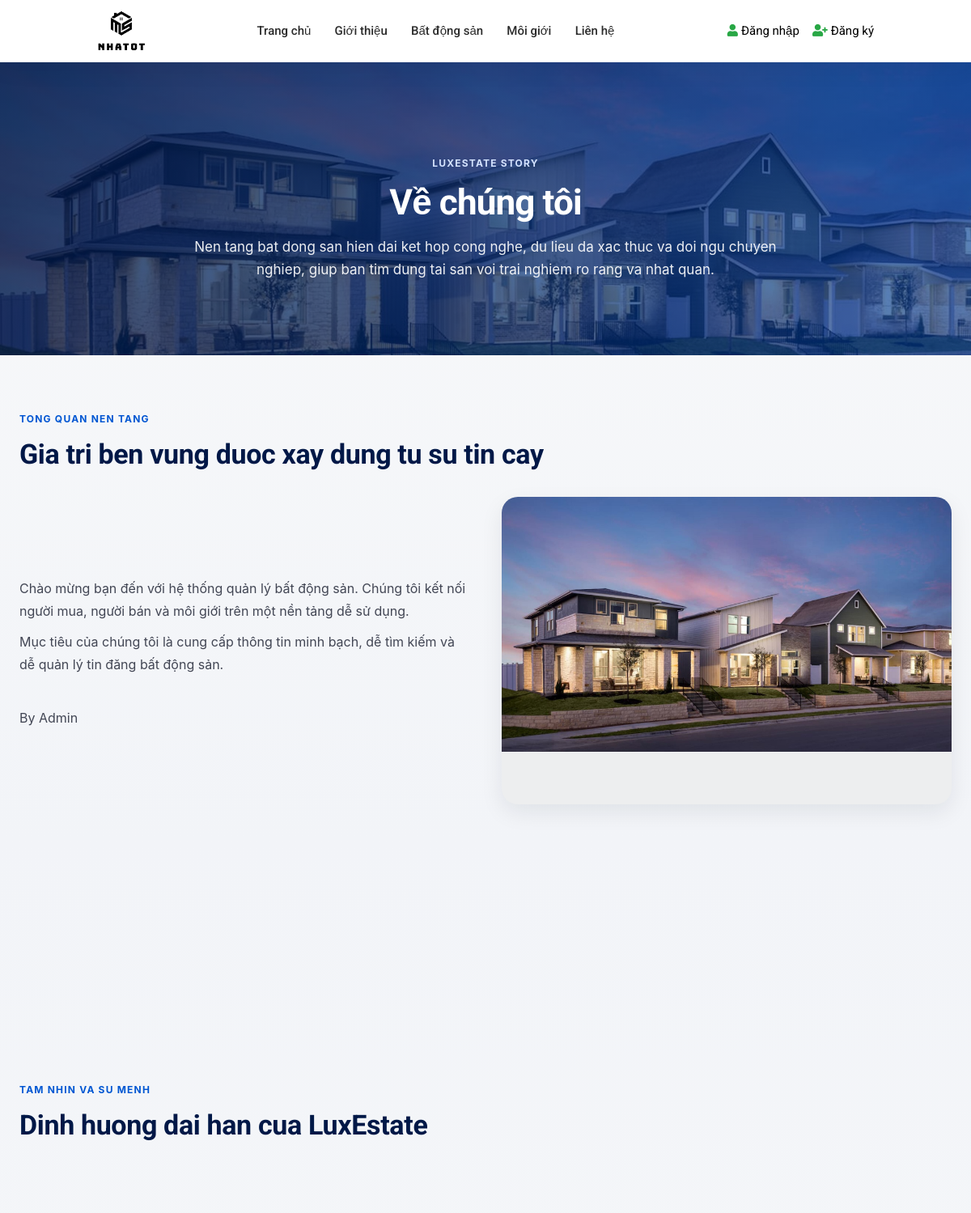
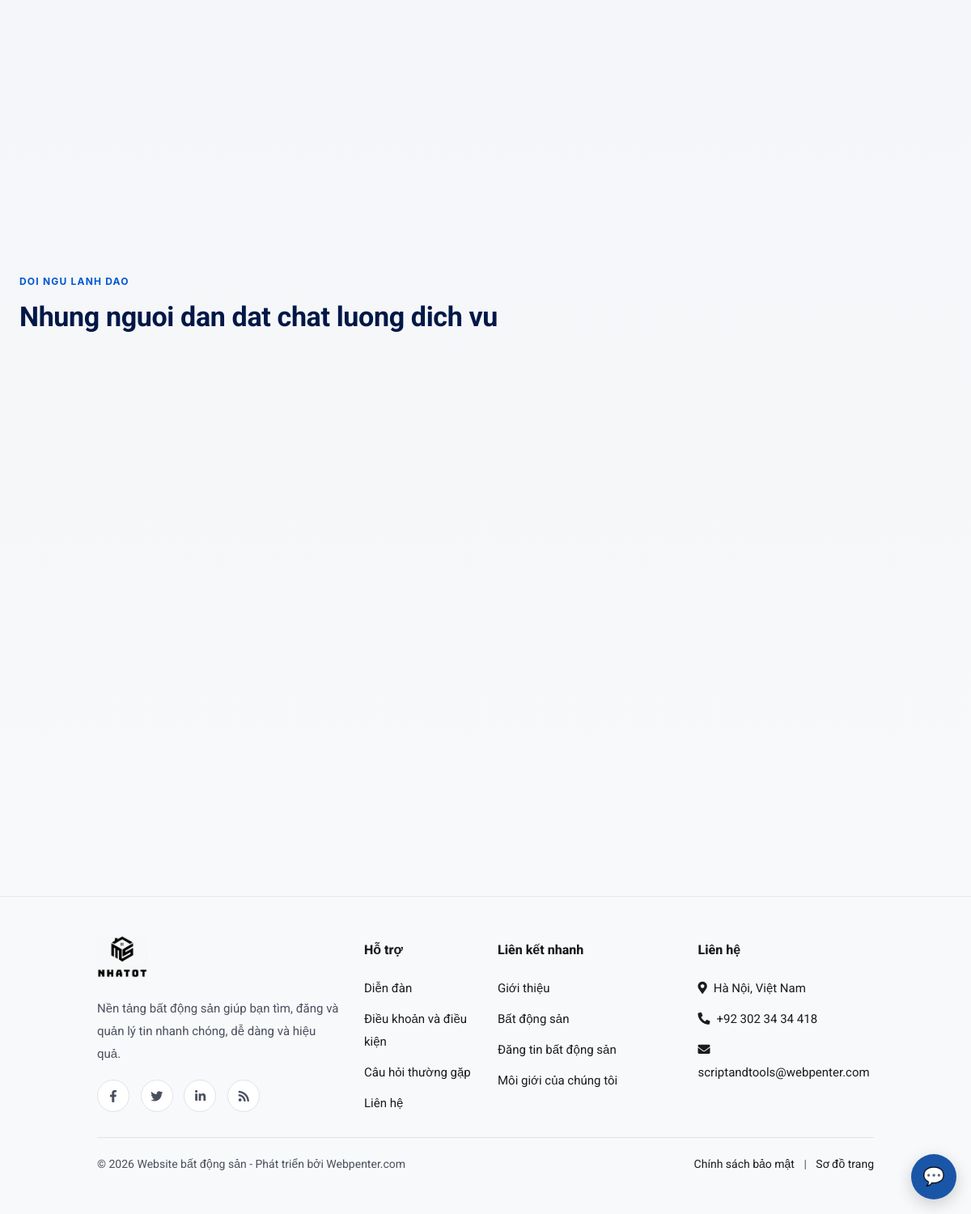
The page /page/about on the database its author committed (2 pictures, top to bottom).
### tables this page shows
CREATE TABLE `about` (
  `id` int(10) NOT NULL,
  `title` varchar(100) NOT NULL,
  `content` longtext NOT NULL,
  `image` varchar(300) NOT NULL
);

### app/controllers/PageController.php (called while the page is built, shortened)
<?php
class PageController extends Controller {
    public function about() {
        $pageModel = $this->model('Page');
        $userModel = $this->model('User');
        $leaders = $userModel->getAgents();
        $data = [
            'aboutData' => $pageModel->getAboutContent(),
            'leadership' => is_array($leaders) ? array_slice($leaders, 0, 3) : []
        ];
        $this->view('page/about', $data);
    }
}

### app/core/App.php (called while the page is built, shortened)
<?php
class App
{
    protected $method = 'index';
    public function __construct()
    {
        $url = $this->parseUrl();
        if (isset($url[0])) {
            $controllerName = ucfirst($url[0]) . 'Controller';
            if (file_exists('../app/controllers/' . $controllerName . '.php')) {
                unset($url[0]);
            }
        }
        $this->controller = new $this->controller;
        if (isset($url[1])) {
            if (method_exists($this->controller, $url[1])) {
                $this->method = $url[1];
                unset($url[1]);
            }
        }
        $this->params = $url ? array_values($url) : [];
        call_user_func_array([$this->controller, $this->method], $this->params);
    }
    public function parseUrl()
    {
        if (isset($_GET['url'])) {
            return explode('/', filter_var(rtrim($_GET['url'], '/'), FILTER_SANITIZE_URL));
        }
    }
}

### public/index.php (called while the page is built, shortened)
<?php
$app = new App();

### app/core/Database.php (called while the page is built, shortened)
<?php
class Database
{
    private $dbh;
    private $stmt;
    public function __construct()
    {
        $this->host = getenv('MYSQL_HOST') ?: 'localhost';
        $this->port = getenv('MYSQL_PORT') ?: '3306';
        $this->user = getenv('MYSQL_USER') ?: 'root';
        $this->pass = getenv('MYSQL_PASSWORD') ?: '';
        $this->dbname = getenv('MYSQL_DATABASE') ?: 'realestatephp_new';
        $dsn = 'mysql:host=' . $this->host . ';port=' . $this->port . ';dbname=' . $this->dbname . ';charset=utf8mb4';
        $options = array(
            PDO::ATTR_PERSISTENT => true,
            PDO::ATTR_ERRMODE => PDO::ERRMODE_EXCEPTION,
            PDO::MYSQL_ATTR_INIT_COMMAND => "SET NAMES utf8mb4"
        );
        try {
            $this->dbh = new PDO($dsn, $this->user, $this->pass, $options);
            $this->dbh->exec("SET time_zone = '+07:00'");
        } catch (PDOException $e) {
            $this->error = $e->getMessage();
            echo $this->error;
        }
    }
    public function query($sql)
    {
        $this->stmt = $this->dbh->prepare($sql);
    }
    public function execute()
    {
        return $this->stmt->execute();
    }
    public function resultSet()
    {
        $this->execute();
        return $this->stmt->fetchAll(PDO::FETCH_ASSOC);
    }
}

### app/models/Page.php (called while the page is built, shortened)
<?php
class Page {
    private $db;
    public function __construct() {
        $this->db = new Database;
    }
    public function getAboutContent() {
        $this->db->query("SELECT * FROM about");
        return $this->db->resultSet();
    }
}

### app/views/page/about.php (the view, shortened to what this page needs)
<?php require_once '../app/views/layouts/header.php'; ?>
<?php
$aboutRows = isset($data['aboutData']) && is_array($data['aboutData']) ? array_values($data['aboutData']) : [];
$pageTitle = 'Về LuxEstate';
if (!empty($aboutRows)) {
    $firstTitle = trim((string)($aboutRows[0]['title'] ?? $aboutRows[0][1] ?? ''));
    if ($firstTitle !== '') {
        $pageTitle = $firstTitle;
    }
}
$overviewHtml = '';
if (!empty($aboutRows)) {
    $overviewHtml = (string)($aboutRows[0]['content'] ?? $aboutRows[0][2] ?? '');
}
$storyRows = count($aboutRows) > 1 ? array_slice($aboutRows, 1) : [];
?>
<div class="about-page">
    <section class="about-hero">
        <div class="about-shell">
            <span class="about-kicker" style="color:#d4e3ff;">LuxEstate Story</span>
            <h1 class="about-title"><?= htmlspecialchars($pageTitle) ?></h1>
            <p class="about-lead">Nen tang bat dong san hien dai ket hop cong nghe, du lieu da xac thuc va doi ngu chuyen nghiep, giup ban tim dung tai san voi trai nghiem ro rang va nhat quan.</p>
        </div>
    </section>
    <section class="about-overview">
        <div class="about-shell">
            <div class="about-reveal">
                <span class="about-section-label">Tong quan nen tang</span>
                <h2 class="about-section-title">Gia tri ben vung duoc xay dung tu su tin cay</h2>
            </div>
            <div class="about-overview-grid" style="margin-top: 32px;">
                <div class="about-overview-content about-reveal">
                    <div class="about-overview-copy">
                        <?= $overviewHtml !== '' ? htmlspecialchars_decode($overviewHtml) : '<p>LuxEstate duoc xay dung de ket noi nguoi mua, nguoi ban va moi gioi trong cung mot he sinh thai minh bach. Chung toi uu tien chat luong du lieu, tinh ro rang trong thong tin va kha nang ra quyet dinh nhanh cho nguoi dung.</p>' ?>
                    </div>
                </div>
                <div class="about-overview-image about-reveal">
                    <img src="<?= BASEURL ?>/images/banner/rshmpg.jpg" alt="Khong gian song thang chim LuxEstate" loading="lazy" onerror="this.style.display='none'; this.nextElementSibling.style.display='flex';">
                </div>
            </div>
        </div>
    </section>
    <section class="about-values">
        <div class="about-shell">
            <div class="about-values-grid">
            </div>
        </div>
    </section>
    <section class="about-vision">
        <div class="about-shell">
            <span class="about-section-label">Tam nhin va su menh</span>
            <h2 class="about-section-title">Dinh huong dai han cua LuxEstate</h2>
            <div class="about-vision-grid">
            </div>
        </div>
    </section>
    <?php if (!empty($storyRows)): ?>
        <section class="about-grid">
            <div class="about-shell">
                <?php foreach ($storyRows as $idx => $row): ?>
                    <?php
                        $rowTitle = trim((string)($row['title'] ?? $row[1] ?? ''));
                        $rowContent = (string)($row['content'] ?? $row[2] ?? '');
                        $rowImage = trim((string)($row['image'] ?? $row[3] ?? ''));
                        $heading = $rowTitle !== '' ? $rowTitle : 'Gioi thieu thong tin';
                        $hasImage = $rowImage !== '';
                        $isReverse = $idx % 2 !== 0;
                    ?>
                    <article class="about-section-block about-reveal">
                        <div class="about-section-row <?= $isReverse ? 'is-reverse' : '' ?>">
                            <?php if ($isReverse): ?>
                                <div class="about-section-media">
                                    <?php if ($hasImage): ?>
                                        <img src="<?= BASEURL ?>/admin/upload/<?= htmlspecialchars($rowImage) ?>" alt="<?= htmlspecialchars($heading) ?>" loading="lazy" onerror="this.style.display='none'; this.nextElementSibling.style.display='flex';">
                                    <?php endif; ?>
                                    <div class="about-media-fallback" style="<?= $hasImage ? '' : 'display:flex;' ?>">Hinh anh dang duoc cap nhat</div>
                                </div>
                            <?php endif; ?>
                            <div class="about-section-content">
                                <h2 class="about-section-heading"><?= htmlspecialchars($heading) ?></h2>
                                <div class="about-section-text">
                                    <?= $rowContent !== '' ? htmlspecialchars_decode($rowContent) : '<p>Noi dung dang duoc cap nhat.</p>' ?>
                                </div>
                            </div>
                            <?php if (!$isReverse): ?>
                                <div class="about-section-media">
                                    <?php if ($hasImage): ?>
                                        <img src="<?= BASEURL ?>/admin/upload/<?= htmlspecialchars($rowImage) ?>" alt="<?= htmlspecialchars($heading) ?>" loading="lazy" onerror="this.style.display='none'; this.nextElementSibling.style.display='flex';">
                                    <?php endif; ?>
                                    <div class="about-media-fallback" style="<?= $hasImage ? '' : 'display:flex;' ?>">Hinh anh dang duoc cap nhat</div>
                                </div>
                            <?php endif; ?>
                        </div>
                    </article>
                <?php endforeach; ?>
            </div>
        </section>
    <?php else: ?>
        <section class="about-grid">
        </section>
    <?php endif; ?>
    <section class="about-leadership">
        <div class="about-shell">
            <span class="about-section-label">Doi ngu lanh dao</span>
            <h2 class="about-section-title">Nhung nguoi dan dat chat luong dich vu</h2>
            <div class="about-leaders-grid">
            </div>
        </div>
    </section>
    <section class="about-cta">
        <div class="about-shell">
        </div>
    </section>
</div>
<?php require_once '../app/views/layouts/footer.php'; ?>

### css/color.css (style rules this page uses)
:root { --theme-ordinary-color: #74777b; }
:root { --theme-secondary-color: #0d1432; }
:root { --theme-white-color: #fff; }
:root { --theme-light-color: #f8f8f8; }
:root { --theme-gray-color: #f5f5f5; }
:root { --theme-footer-color: #091b4b; }
:root { --theme-dark-color: #091b4b; }
:root { --text-light-color: #a3a7af; }
:root { --theme-primary-opacity-color: rgba(11, 191, 141, .8); }
:root { --theme-secondary-opacity-color: rgba(13, 20, 50, 0.7); }
:root { --theme-white-opacity-color: rgba(255, 255, 255, 0.3); }
:root { --theme-dark-opacity-color: rgba(0, 0, 0, 0.5); }
:root { --theme-ordinary-font: "Roboto Regular", Roboto, Arial, sans-serif; }
:root { --theme-highlight-font: "Roboto Regular", Roboto, Arial, sans-serif; }

### css/style.css (style rules this page uses)
.text-ordinary, a.text-ordinary, .text-ordinary a, body, .dropdown-item, .footer-widget li a, .text-ordinary .jslider .jslider-label, .breadcrumb-item>a, .list-text-white a.dropdown-item { color: #000; }
body { font-family: var(--theme-ordinary-font); font-size: 15px; line-height: 28px; }
h1, .h1, h2, .h2, h3, .h3, h4, .h4, h5, .h5, h6, .h6 { font-family: var(--theme-highlight-font); font-weight: 700; }
p { line-height: 28px; margin-bottom: 10px; }
img { width: 100%; }
::placeholder { font: var(--theme-ordinary-font); font-size: 15px; font-weight: 400; color: #fff; }

### rows shown on the page
about: title "Về chúng tôi", content "Chào mừng bạn đến với hệ thống quản lý bất động sản. Chúng tôi kết nối người mua, người bán và môi giới trên một nền tảng dễ sử dụng. Mục tiêu của chúng tôi là cung cấp thông tin minh bạch, dễ tìm kiếm và dễ quản lý tin đăng bất động sản. By Admin"
